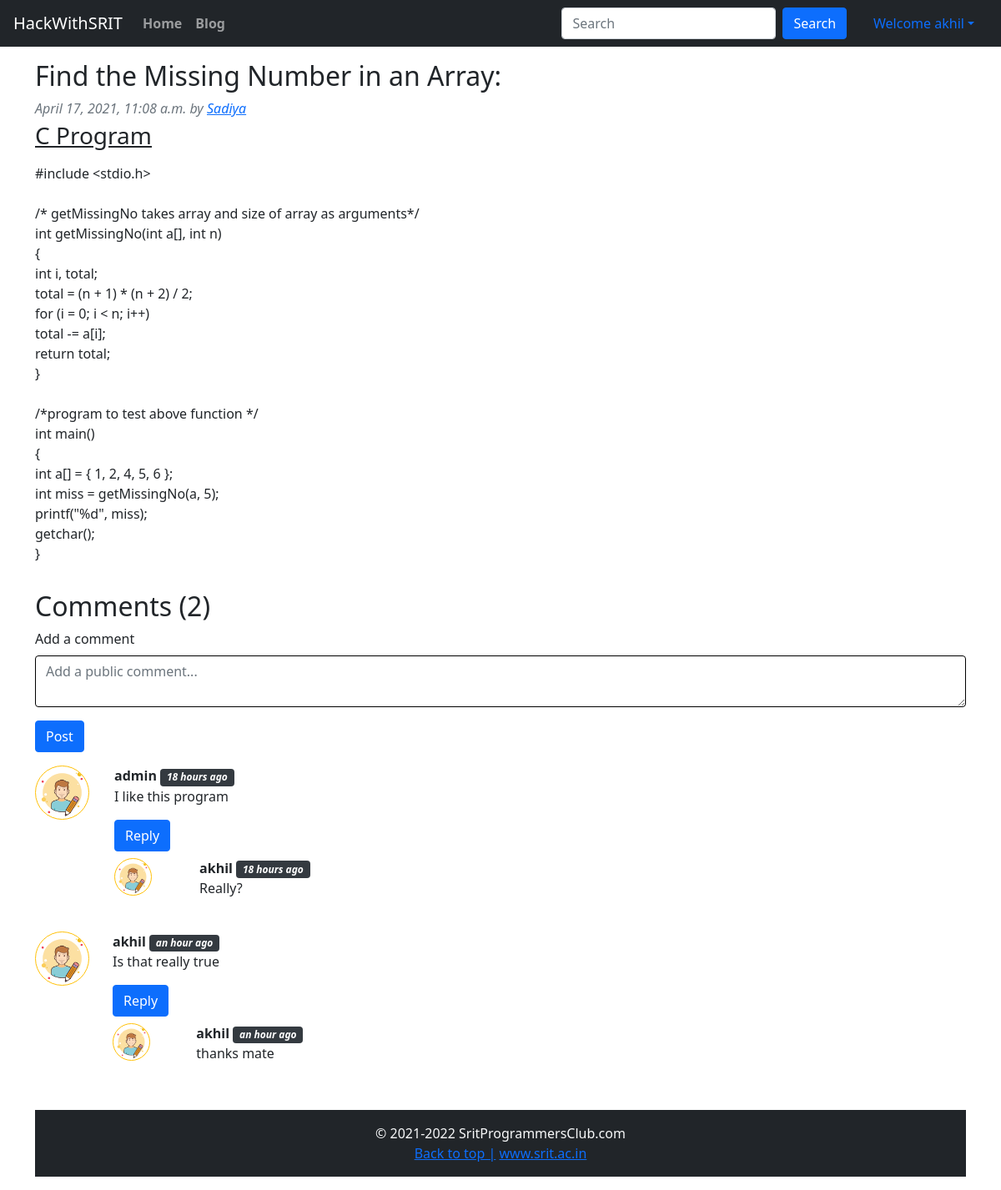
Page /blog/find-the-missing-number (signed in) on the committed database.
### blog/models.py (models this page shows, shortened)
class Post(models.Model):
    sno=models.AutoField(primary_key=True)
    title=models.CharField(max_length=255)
    content=models.TextField()
    author=models.CharField(max_length=13)
    slug=models.CharField(max_length=500)
    timeStamp=models.DateTimeField(blank=True)

class BlogComment(models.Model):
    sno = models.AutoField(primary_key=True)
    comment = models.TextField()
    user = models.ForeignKey(User, on_delete=models.CASCADE)
    post = models.ForeignKey(Post, on_delete=models.CASCADE)
    parent = models.ForeignKey('self', on_delete=models.CASCADE, null=True)
    timestamp = models.DateTimeField(default=now)

### blog/views.py (the view)
# urls.py: path('<str:slug>', views.blogPost, name='blogPost'),
def blogPost(request, slug):
    post = Post.objects.filter(slug=slug).first()
    comments = BlogComment.objects.filter(post=post, parent=None)
    replies = BlogComment.objects.filter(post=post).exclude(parent=None)
    replyDict={}
    for reply in replies:
        if reply.parent.sno not in replyDict.keys():
            replyDict[reply.parent.sno]=[reply]
        else:
            replyDict[reply.parent.sno].append(reply)
    context = {'post': post,'comments': comments, 'user': request.user, 'replyDict': replyDict}
    return render(request,'blog/blogPost.html', context)

### blog/templatetags/extras.py (called while the page is built)
@register.filter(name='get_val')
def get_val(dict, key):
    return dict.get(key)

### templates/blog/blogPost.html (shortened to what this page needs)
{% extends 'home/base.html' %}
{% block body %}
{% load humanize %}
{% load extras %}
<div class="container my-3">
        <h2 class="blog-post-title">{{post.title}}: </h2>
        <p class="mb-1 text-muted"><i>{{post.timeStamp}} by </i><i><a href="#">{{post.author}}</i></a></p>
        <u>
                <h3>C Program</h3>
        </u>
        <p>{{post.content|linebreaks}}</p>
</div>
<div class="d-flex flex-wrap align-content-center">
        <div class="container my-3">
                <h2>Comments ({{comments.count}})</h2>
                <div class="my-2">
                        {% if user.is_authenticated %}
                        <form action="/blog/postComment" method="post">
                                <div class="form-group">
                                        <label type="text">Add a comment</label>
                                        <textarea name="comment" class="form-control"
                                                placeholder="Add a public comment..." style="border:1px solid black"
                                                required></textarea>
                                </div>
                                <button type="submit" class="btn btn-primary">Post</button>
                        </form>
                                {% endif %}
                </div>
                {% for comment in comments %}
                <div class="row my-3">
                        <div class="col-md-1 rounded-circle">
                                <img src="/static/img/user.png" alt="User Img" style="width:65px; height:65px;" class="rounded-circle border border-warning">
                        </div>
                        <div class="col-md-11"><b>{{comment.user.username}}</b> <span
                                        class="badge badge-dark"><i>{{comment.timestamp|naturaltime}}</i></span><br>
                                {{comment.comment|linebreaks}}
                                <div class="reply.mx-0">
                                        {% if user.is_authenticated %}
                                        <button class="btn btn-primary" type="button" data-toggle="collapse"
                                                data-target="#replyBox{{comment.sno}}" aria-expanded="false">
                                                Reply
                                        </button>
                                        {%else%}
                                        <button class="btn btn-primary" type="button" data-toggle="collapse"
                                                data-target="#replyBox{{comment.sno}}" aria-expanded="false" disabled>
                                                Login to Reply
                                        </button>
                                        {% endif %}
                                        <div class="replies my-2">
                                                {% for reply in replyDict|get_val:comment.sno %}
                                                <div class="row my-2">
                                                        <div class="col-md-1 rounded-circle">
                                                                <img src="/static/img/user.png" alt="User Img"
                                                                        style="width:45px; height:45px;" class="rounded-circle border border-warning">
                                                        </div>
                                                        <div class="col-md-11">
                                                                <div class="col-md-11"><b>{{reply.user.username}}</b>
                                                                        <span
                                                                                class="badge badge-dark"><i>{{reply.timestamp|naturaltime}}</i></span>
                                                                        {{reply.comment|linebreaks}}
                                                                </div>
                                                        </div>
                                                        {% endfor %}
                                                </div>
                                        </div>
                                </div>
                        </div>
                        {% endfor %}
                </div>
        </div>
        {% endblock body %}

### templates/home/base.html (shortened to what this page needs)
<!DOCTYPE html>
<html lang="en">
<head>
  <link rel="stylesheet" href="https://stackpath.bootstrapcdn.com/bootstrap/4.4.1/css/bootstrap.min.css"
>
  <link href="https://cdn.jsdelivr.net/npm/bootstrap@5.0.0-beta3/dist/css/bootstrap.min.css" rel="stylesheet">
</head>
<body>
  <nav class="navbar navbar-expand-lg navbar-dark bg-dark">
    <a href="/" class="navbar-brand">HackWithSRIT</a>
    <div class="collapse navbar-collapse" id="navbarSupportedContent">
      <ul class="navbar-nav mr-auto">
        <li class="nav-item font-weight-bold">
          <a class="nav-link" href="/home">Home</a>
        </li>
        <li class="nav-item font-weight-bold">
          <a class="nav-link" href="/blog">Blog</a>
        </li>
      </ul>
      <form class="form-inline my-2 my-lg-0 mr-3" method="get" action="/search">
        <input class="form-control mr-sm-2" type="search" placeholder="Search" aria-label="Search" name="query"
          id="query" minlength="4" required>
        <button class="btn btn-primary my-2 my-sm-0" type="submit">Search</button>
      </form>
      {% if user.is_authenticated %}
      <ul class="nav nav-pills">
          <li class="nav-item dropdown">
        <a class="nav-link dropdown-toggle" data-bs-toggle="dropdown" href="#" role="button" aria-expanded="false">Welcome {{request.user}}</a>
      </li>
  </ul>
      {%else%}
      <div>
        <button type="button" class="btn btn-success" data-toggle="modal" data-target="#loginModal">Login</button>
        <button type="button" class="btn btn-success" data-toggle="modal" data-target="#signupModal">SignUp</button>
      </div>
      {% endif %}
    </div>
  </nav>
  {% block body %}
  {% endblock body %}
</body>
  <footer class="container-fluid bg-dark my-0 py-3 text-light">
    <p class="mb-0 text-center">&copy; 2021-2022 SritProgrammersClub.com</p>
    <p class="mb-0 text-center">
      <a href="#">Back to top |</a>
      <a href="http://srit.ac.in/" target="_blank">www.srit.ac.in</a>
    </p>
  </footer>
</html>

### rows in the picture
Post: title "Find the Missing Number in an Array", timeStamp "April 17, 2021, 11:08 a.m.", author "Sadiya", content "#include <stdio.h> /* getMissingNo takes array and size of array as arguments*/ int getMissingNo(int a[], int n) { int i, total; total = (n + 1) * (n + 2) / 2; for (i = 0; i < n; i++) total -= a[i]; return total; } /*program to test above function */ int main() { int a[] = { 1, 2, 4, 5, 6 }; int miss = getMissingNo(a, 5); printf(\"%d\", miss); getchar(); }"
BlogComment: user.username "admin", timestamp "18 hours ago", comment "I like this program"
BlogComment: user.username "akhil", timestamp "18 hours ago", comment "Really?"
BlogComment: user.username "akhil", timestamp "an hour ago", comment "Is that really true"
BlogComment: user.username "akhil", timestamp "an hour ago", comment "thanks mate"

### other values in the picture
{{ request.user }} "akhil"
{{ comments.count }} "2"
